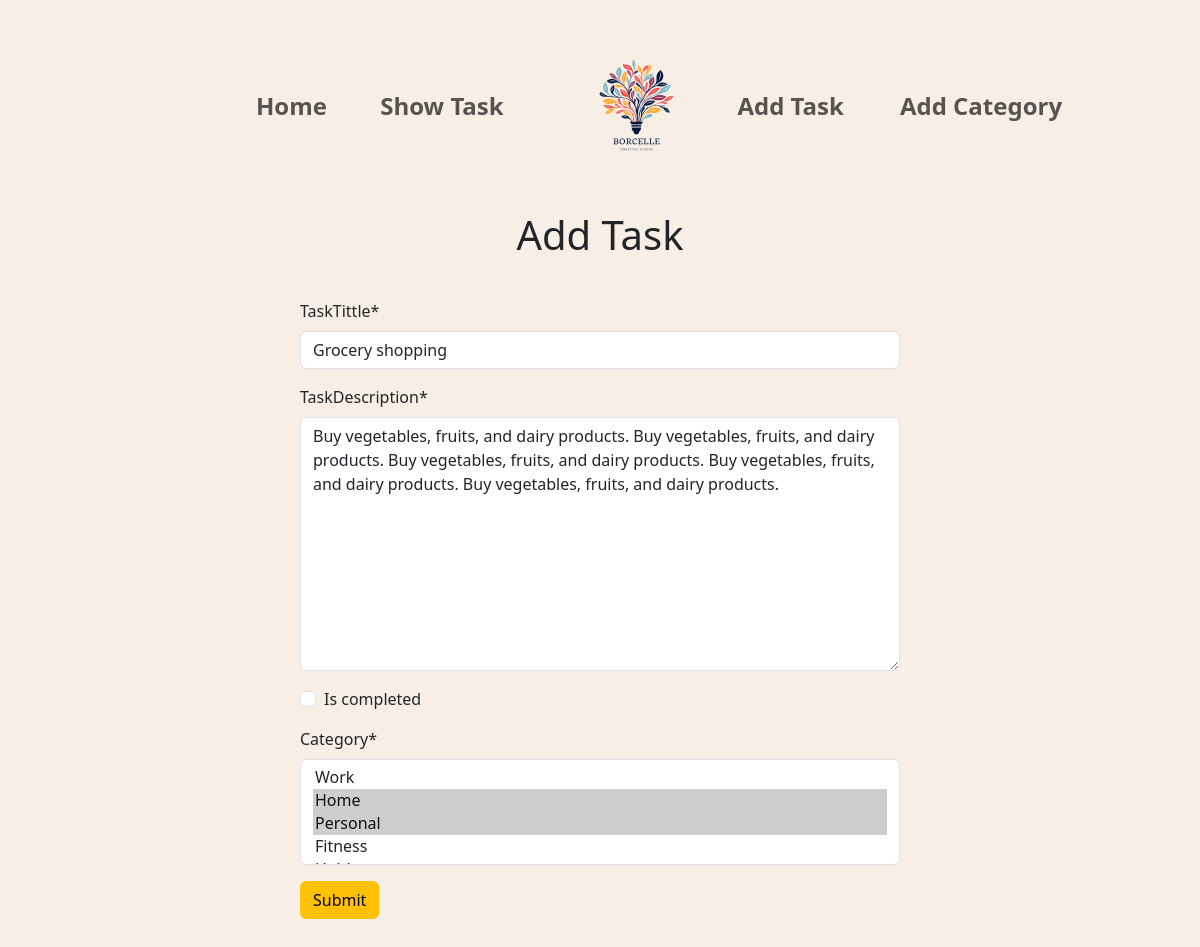
The page /taskModel/edit/15 on the database its author committed.
### taskModel/models.py (models this page shows, shortened)
class TaskModel(models.Model):
    taskTittle=models.CharField(max_length=100)
    taskDescription=models.TextField()
    is_completed=models.BooleanField(default=False)
    taskDate= models.DateTimeField(auto_now_add=True)
    category = models.ManyToManyField(TaskCategory)

### taskModel/views.py (the view)
# urls.py: path('edit/<int:id>', views.edit_task, name='edit_task'),
def edit_task(request, id):
    task = models.TaskModel.objects.get(pk=id)
    edit_form = forms.TaskForm(instance=task)
    if request.method == 'POST':
        edit_form = forms.TaskForm(request.POST, instance=task)
        if edit_form.is_valid():
            edit_form.save()
            return redirect('homepage')
    return render(request, 'add_task.html', {'form' : edit_form})

### taskModel/forms.py
class TaskForm(forms.ModelForm):
    class Meta:
        model = TaskModel
        fields = '__all__'

### taskCategory/models.py (called while the page is built)
    def __str__(self) -> str:
        return self.name

### taskModel/templates/add_task.html
{% extends "base.html" %} {% load crispy_forms_tags %} {% block content %}
<h1 style="text-align: center; margin-top: 35px; margin-bottom: 40px">
  Add Task
</h1>
<form style="width: 50%; margin: auto" method="post">
  {% csrf_token %} {{form | crispy}}
  <button class="btn btn-warning">Submit</button>
</form>
{% endblock content %}

### rows shown on the page
TaskModel: taskTittle "Grocery shopping", taskDescription "Buy vegetables, fruits, and dairy products. Buy vegetables, fruits, and dairy products. Buy vegetables, fruits, and dairy products. Buy vegetables, fruits, and dairy products. Buy vegetables, fruits, and dairy products."
